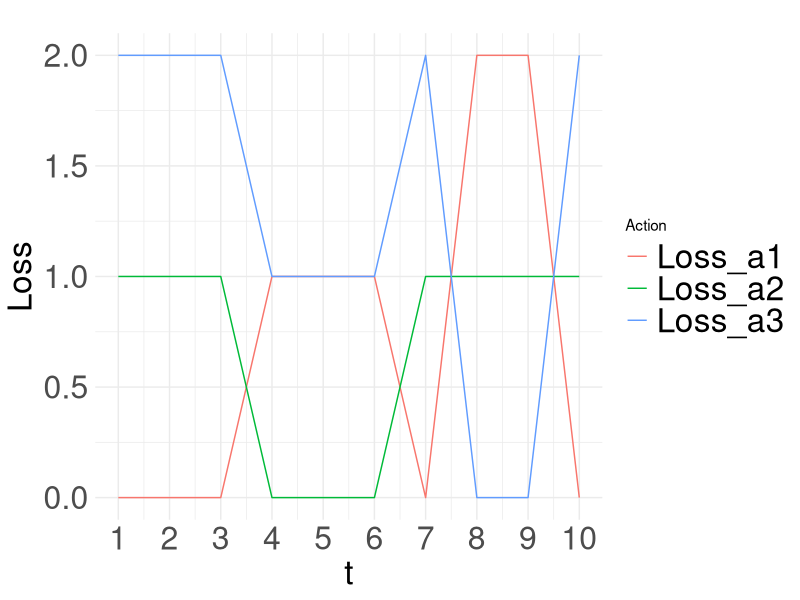

Here is the R script that generated this plot:
# Required libraries
library(ggplot2)

# Number of iterations
num_iterations <- 10


set.seed(42)

# Initialize the leader's action
leader_action <- sample(1:3, 1)

# Create an empty data frame to store actions and losses over time
data <- data.frame(
  Iteration = integer(),
  Action = integer(),
  Loss1 = numeric(),
  Loss2 = numeric(),
  Loss3 = numeric()
)

# Loss function for each action
loss <- function(action, true_action) {
  return(abs(action - true_action))
}

# Follow the Leader algorithm for online convex optimization
for (iteration in 1:num_iterations) {
  # Generate a random true action
  true_action <- sample(1:3, 1)
  
  # Calculate the loss for each action
  losses <- sapply(1:3, function(a) loss(a, true_action))
  
  # Select the action with the minimum cumulative loss up to this point
  leader_action <- which.min(cumsum(losses))
  
  # Add the chosen action and losses to the data frame
  data <- rbind(data, data.frame(
    Iteration = iteration,
    Action = leader_action,
    Loss_a1 = losses[1],
    Loss_a2 = losses[2],
    Loss_a3 = losses[3]
  ))
}

# Melt the data frame for plotting
melted_data <- reshape2::melt(data, id.vars = c("Iteration", "Action"))

# Line plot to visualize the losses of each action over iterations
ggplot(melted_data, aes(x = Iteration, y = value, color = variable)) +
  geom_line() +
  labs(title = "",
       x = "t",
       y = "Loss",
       color = "Action", size = 3) +
  scale_x_continuous(breaks=seq(0, 10, 1)) +
  scale_color_discrete(name = "Action") +
  theme_minimal() +
  theme(legend.text = element_text(size = 24),    # Increase legend text size
        axis.title = element_text(size = 24),     # Increase axis title size
        axis.text = element_text(size = 23))      # Increase axis label size
